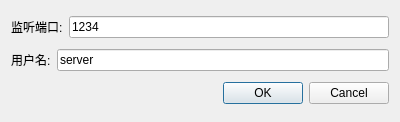
<?xml version="1.0" encoding="UTF-8"?>
<ui version="4.0">
 <class>SetPort</class>
 <widget class="QDialog" name="SetPort">
  <property name="geometry">
   <rect>
    <x>0</x>
    <y>0</y>
    <width>400</width>
    <height>122</height>
   </rect>
  </property>
  <property name="windowTitle">
   <string>Dialog</string>
  </property>
  <layout class="QVBoxLayout" name="verticalLayout">
   <item>
    <layout class="QHBoxLayout" name="horizontalLayout_2">
     <item>
      <widget class="QLabel" name="label">
       <property name="text">
        <string>监听端口:</string>
       </property>
      </widget>
     </item>
     <item>
      <widget class="QLineEdit" name="portInput">
       <property name="text">
        <string>1234</string>
       </property>
      </widget>
     </item>
    </layout>
   </item>
   <item>
    <layout class="QHBoxLayout" name="horizontalLayout">
     <item>
      <widget class="QLabel" name="label_2">
       <property name="text">
        <string>用户名:</string>
       </property>
      </widget>
     </item>
     <item>
      <widget class="QLineEdit" name="userNameInput">
       <property name="text">
        <string>server</string>
       </property>
      </widget>
     </item>
    </layout>
   </item>
   <item>
    <widget class="QDialogButtonBox" name="buttonBox">
     <property name="orientation">
      <enum>Qt::Orientation::Horizontal</enum>
     </property>
     <property name="standardButtons">
      <set>QDialogButtonBox::StandardButton::Cancel|QDialogButtonBox::StandardButton::Ok</set>
     </property>
    </widget>
   </item>
  </layout>
 </widget>
 <resources/>
 <connections>
  <connection>
   <sender>buttonBox</sender>
   <signal>accepted()</signal>
   <receiver>SetPort</receiver>
   <slot>accept()</slot>
   <hints>
    <hint type="sourcelabel">
     <x>248</x>
     <y>254</y>
    </hint>
    <hint type="destinationlabel">
     <x>157</x>
     <y>274</y>
    </hint>
   </hints>
  </connection>
  <connection>
   <sender>buttonBox</sender>
   <signal>rejected()</signal>
   <receiver>SetPort</receiver>
   <slot>reject()</slot>
   <hints>
    <hint type="sourcelabel">
     <x>316</x>
     <y>260</y>
    </hint>
    <hint type="destinationlabel">
     <x>286</x>
     <y>274</y>
    </hint>
   </hints>
  </connection>
 </connections>
</ui>
